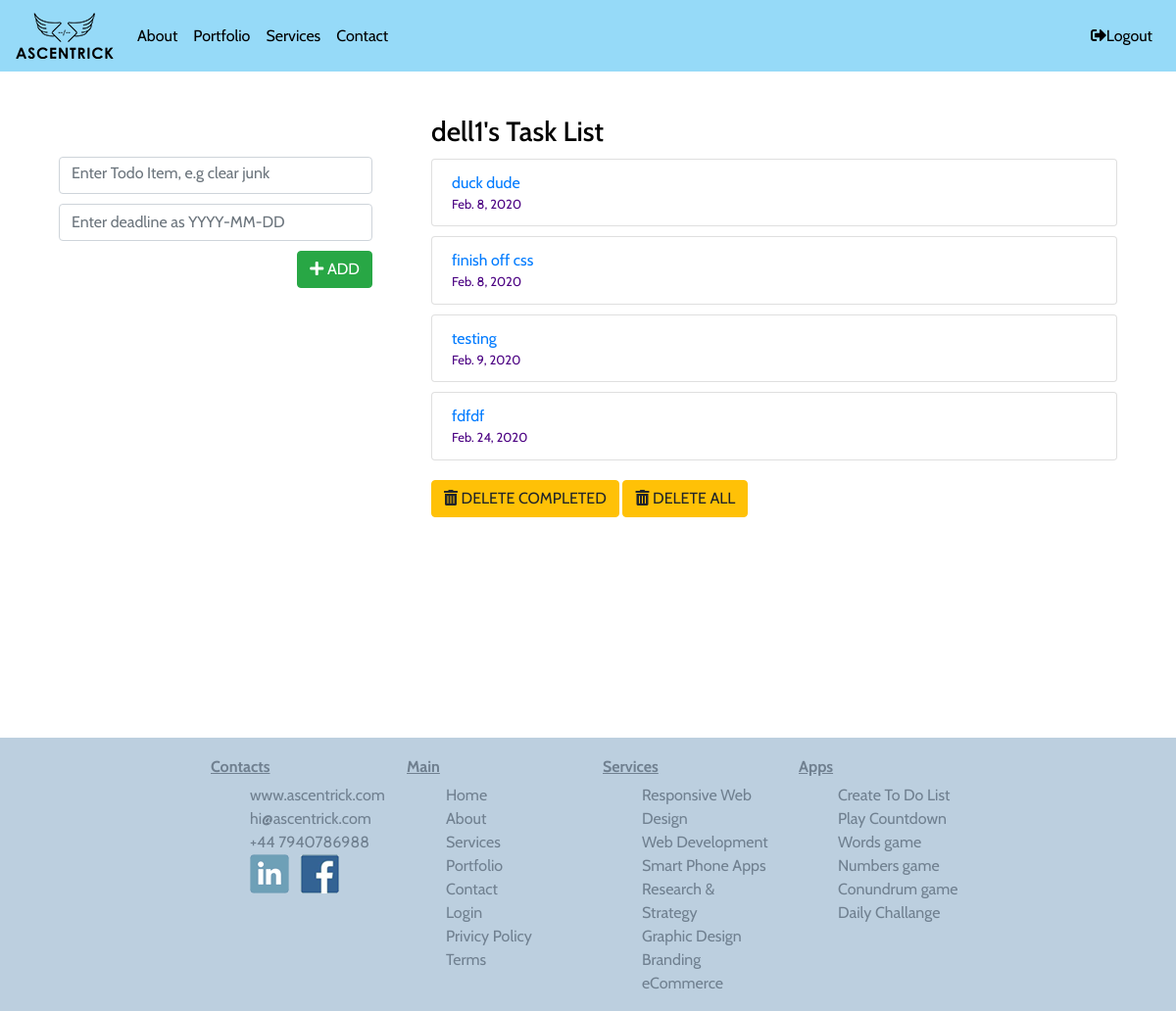
The app's page /todo/ (signed in) with its own data.
### todo/models.py (models this page shows, shortened)
class Todo(models.Model):
    owner = models.ForeignKey(User, related_name="todo_list", on_delete=models.CASCADE, null=True)
    text = models.CharField(max_length=50)
    complete = models.BooleanField(default=False)
    lastdate = models.DateField(auto_now=False, null=True)

### todo/views.py (the view)
# urls.py: path('', views.todoIndex, name='index'),
@login_required
def todoIndex(request):
    todo_list = Todo.objects.order_by('lastdate')
    form = TodoForm()
    context = { 'todo_list' : todo_list , 'form': form }
    return render(request, 'todo/index.html', context)

### todo/forms.py
class  TodoForm(forms.Form):
    text = forms.CharField(max_length=50,
        widget = forms.TextInput (
            attrs ={'class': 'form-control p10', 'placeholder': 'Enter Todo Item, e.g clear junk', 'id':'space'} ))
    lastdate = forms.CharField( widget = forms.DateInput (
        attrs = { 'placeholder':'Enter deadline as YYYY-MM-DD' , 'class':'form-control datepicker'} ))

### todo/templates/todo/index.html (shortened to what this page needs)
{% extends "base.html"  %}
{%  block header %}
{% load static %}
<link rel="stylesheet" href="https://cdnjs.cloudflare.com/ajax/libs/datepicker/0.6.5/datepicker.min.css"
 />
  <link rel="stylesheet" href="{% static 'todo/css/styles1.css' %}">
{% endblock %}
{% block content %}
<div class="container t20">
	<div class="row">
		<div class="col-md-4">
			<div class="" id="content">
				{% if user.is_authenticated %}
				<h3>&nbsp;</h3>
				<form action="{% url 'todo:add' %}" method="POST" role="form">
					{{ form.text }}
					{{ form.lastdate }}
					<div class="rgt">
						<button type="submit" class="btn btn-success t10">
							<i class="fas fa-plus"></i> ADD
						</button>
					</div>
				</form>
			</div>
		</div>
		<div class="col-md-8">
			<div class="" id="content">
				<h3>{{ user }}'s Task List </h3>
				{% for item in todo_list %}
				{% if user == item.owner %}
				<ul class="list-group t10">
					{% if item.complete %}
					<li class="list-group-item list-group-item-success todo-completed">{{ item.text }}
						{{ item.lastdate }}</li>
					{% else %}
					<li class="list-group-item list-group-item-default">
						<a href="{% url 'todo:complete' item.id %}">{{ item.text }} </a>
						<div class="lastdate">{{ item.lastdate }} </div>
					</li>
					{% endif %}
				</ul>
				{% endif %}
				{% endfor %}
			<div>
				<div class="btn-group">
					<a href="{% url 'todo:deletecomplete' %}">
						<button type="button" class="btn btn-warning t10">
							<i class="fas fa-trash-alt"></i> DELETE COMPLETED
						</button>
					</a>
				</div>
				<div class="btn-group">
					<a href="{% url 'todo:deleteall' %}">
						<button type="button" class="btn btn-warning t10">
							<i class="fas fa-trash-alt"></i> DELETE ALL
						</button>
					</a>
				</div>
			</div>
			</div>
		</div>
		{% endif %}
	</div>
</div>
{% endblock %}

### static/todo/css/styles1.css (style rules this page uses)
html { scroll-behavior: smooth; }
body { font-family: 'Oswald', 'Futura', sans-serif; }
#content { padding: 15px; }
.p10 { padding-bottom: 10px; }
.t10 { margin-top: 10px; margin-bottom: 10px; }
.t20 { margin-top: 30px; }
.lastdate { font-size: 13px; }
#space { margin-bottom: 10px; }
.rgt { text-align: right; }

### static/css/main.css (style rules this page uses)
html { scroll-behavior: smooth; }
body { font-family: 'Cabin', sans-serif; color: black; margin: 0px; padding:0px; }
.p10 { padding-bottom: 10px; }
.t10 { margin-top: 10px; margin-bottom: 10px; }
.t20 { margin-top: 30px; }
.lastdate { font-size: 13px; }
#space { margin-bottom: 10px; }
.rgt { text-align: right; }
ul { list-style-type: none; color: indigo; }

### records on screen
Todo: text "duck dude", lastdate "Feb. 8, 2020"
Todo: text "finish off css", lastdate "Feb. 8, 2020"
Todo: text "testing", lastdate "Feb. 9, 2020"
Todo: text "fdfdf", lastdate "Feb. 24, 2020"

### other values on screen
{{ user }} "dell1"
